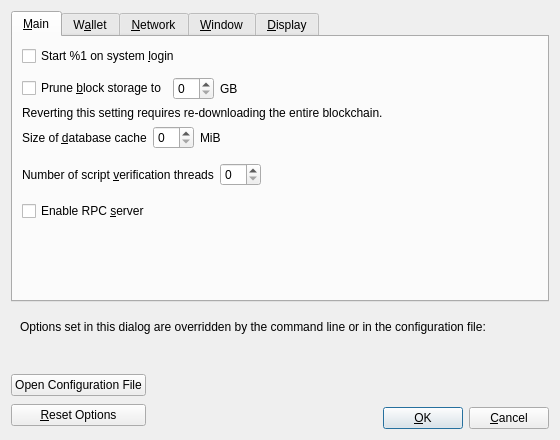
<?xml version="1.0" encoding="UTF-8"?>
<ui version="4.0">
 <class>OptionsDialog</class>
 <widget class="QDialog" name="OptionsDialog">
  <property name="geometry">
   <rect>
    <x>0</x>
    <y>0</y>
    <width>560</width>
    <height>440</height>
   </rect>
  </property>
  <property name="windowTitle">
   <string>Options</string>
  </property>
  <property name="modal">
   <bool>true</bool>
  </property>
  <layout class="QVBoxLayout" name="verticalLayout">
   <item>
    <widget class="QTabWidget" name="tabWidget">
     <property name="currentIndex">
      <number>0</number>
     </property>
     <widget class="QWidget" name="tabMain">
      <attribute name="title">
       <string>&amp;Main</string>
      </attribute>
      <layout class="QVBoxLayout" name="verticalLayout_Main">
       <item>
        <widget class="QCheckBox" name="bitcoinAtStartup">
         <property name="toolTip">
          <string>Automatically start %1 after logging in to the system.</string>
         </property>
         <property name="text">
          <string>Start %1 on system &amp;login</string>
         </property>
        </widget>
       </item>
       <item>
        <spacer name="horizontalSpacer_0_Main">
         <property name="orientation">
          <enum>Qt::Horizontal</enum>
         </property>
         <property name="sizeHint" stdset="0">
          <size>
           <width>40</width>
           <height>5</height>
          </size>
         </property>
        </spacer>
       </item>
       <item>
        <layout class="QHBoxLayout" name="horizontalLayout_Main_Prune">
         <item>
          <widget class="QCheckBox" name="prune">
           <property name="toolTip">
            <string>Enabling pruning significantly reduces the disk space required to store transactions. All blocks are still fully validated. Reverting this setting requires re-downloading the entire blockchain.</string>
           </property>
           <property name="text">
            <string>Prune &amp;block storage to</string>
           </property>
          </widget>
         </item>
         <item>
          <widget class="QSpinBox" name="pruneSize"/>
         </item>
         <item>
          <widget class="QLabel" name="pruneSizeUnitLabel">
           <property name="text">
            <string>GB</string>
           </property>
           <property name="textFormat">
            <enum>Qt::PlainText</enum>
           </property>
          </widget>
         </item>
         <item>
          <spacer name="horizontalSpacer_Main_Prune">
           <property name="orientation">
            <enum>Qt::Horizontal</enum>
           </property>
           <property name="sizeHint" stdset="0">
            <size>
             <width>40</width>
             <height>20</height>
            </size>
           </property>
          </spacer>
         </item>
        </layout>
       </item>
       <item>
        <widget class="QLabel" name="pruneWarning">
         <property name="text">
          <string>Reverting this setting requires re-downloading the entire blockchain.</string>
         </property>
         <property name="textFormat">
          <enum>Qt::PlainText</enum>
         </property>
        </widget>
       </item>
       <item>
        <layout class="QHBoxLayout" name="horizontalLayout_2_Main">
         <item>
          <widget class="QLabel" name="databaseCacheLabel">
           <property name="toolTip">
            <string extracomment="Tooltip text for Options window setting that sets the size of the database cache. Explains the corresponding effects of increasing/decreasing this value.">Maximum database cache size. A larger cache can contribute to faster sync, after which the benefit is less pronounced for most use cases. Lowering the cache size will reduce memory usage. Unused mempool memory is shared for this cache.</string>
           </property>
           <property name="text">
            <string>Size of &amp;database cache</string>
           </property>
           <property name="textFormat">
            <enum>Qt::PlainText</enum>
           </property>
           <property name="buddy">
            <cstring>databaseCache</cstring>
           </property>
          </widget>
         </item>
         <item>
          <widget class="QSpinBox" name="databaseCache"/>
         </item>
         <item>
          <widget class="QLabel" name="databaseCacheUnitLabel">
           <property name="text">
            <string>MiB</string>
           </property>
           <property name="textFormat">
            <enum>Qt::PlainText</enum>
           </property>
          </widget>
         </item>
         <item>
          <spacer name="horizontalSpacer_2_Main">
           <property name="orientation">
            <enum>Qt::Horizontal</enum>
           </property>
           <property name="sizeHint" stdset="0">
            <size>
             <width>40</width>
             <height>20</height>
            </size>
           </property>
          </spacer>
         </item>
        </layout>
       </item>
       <item>
        <layout class="QHBoxLayout" name="horizontalLayout_Main_VerifyLabel">
         <item>
          <widget class="QLabel" name="threadsScriptVerifLabel">
           <property name="toolTip">
            <string extracomment="Tooltip text for Options window setting that sets the number of script verification threads. Explains that negative values mean to leave these many cores free to the system.">Set the number of script verification threads. Negative values correspond to the number of cores you want to leave free to the system.</string>
           </property>
           <property name="text">
            <string>Number of script &amp;verification threads</string>
           </property>
           <property name="textFormat">
            <enum>Qt::PlainText</enum>
           </property>
           <property name="buddy">
            <cstring>threadsScriptVerif</cstring>
           </property>
          </widget>
         </item>
         <item>
          <widget class="QSpinBox" name="threadsScriptVerif">
           <property name="toolTip">
            <string>(0 = auto, &lt;0 = leave that many cores free)</string>
           </property>
          </widget>
         </item>
         <item>
          <spacer name="horizontalSpacer_Main_Threads">
           <property name="orientation">
            <enum>Qt::Horizontal</enum>
           </property>
           <property name="sizeHint" stdset="0">
            <size>
             <width>40</width>
             <height>40</height>
            </size>
           </property>
          </spacer>
         </item>
        </layout>
       </item>
       <item>
        <widget class="QCheckBox" name="enableServer">
         <property name="toolTip">
          <string extracomment="Tooltip text for Options window setting that enables the RPC server.">This allows you or a third party tool to communicate with the node through command-line and JSON-RPC commands.</string>
         </property>
         <property name="text">
          <string extracomment="An Options window setting to enable the RPC server.">Enable RPC &amp;server</string>
         </property>
        </widget>
       </item>
       <item>
        <spacer name="verticalSpacer_Main">
         <property name="orientation">
          <enum>Qt::Vertical</enum>
         </property>
         <property name="sizeHint" stdset="0">
          <size>
           <width>20</width>
           <height>40</height>
          </size>
         </property>
        </spacer>
       </item>
      </layout>
     </widget>
     <widget class="QWidget" name="tabWallet">
      <attribute name="title">
       <string>W&amp;allet</string>
      </attribute>
      <layout class="QVBoxLayout" name="verticalLayout_Wallet">
       <item>
        <widget class="QCheckBox" name="subFeeFromAmount">
         <property name="toolTip">
          <string extracomment="Tooltip text for Options window setting that sets subtracting the fee from a sending amount as default.">Whether to set subtract fee from amount as default or not.</string>
         </property>
         <property name="text">
          <string extracomment="An Options window setting to set subtracting the fee from a sending amount as default.">Subtract &amp;fee from amount by default</string>
         </property>
        </widget>
       </item>
       <item>
        <widget class="QGroupBox" name="groupBox">
         <property name="title">
          <string>Expert</string>
         </property>
         <layout class="QVBoxLayout" name="verticalLayout_2">
          <item>
           <widget class="QCheckBox" name="coinControlFeatures">
            <property name="toolTip">
             <string>Whether to show coin control features or not.</string>
            </property>
            <property name="text">
             <string>Enable coin &amp;control features</string>
            </property>
           </widget>
          </item>
          <item>
           <widget class="QCheckBox" name="spendZeroConfChange">
            <property name="toolTip">
             <string>If you disable the spending of unconfirmed change, the change from a transaction cannot be used until that transaction has at least one confirmation. This also affects how your balance is computed.</string>
            </property>
            <property name="text">
             <string>&amp;Spend unconfirmed change</string>
            </property>
           </widget>
          </item>
          <item>
           <widget class="QCheckBox" name="bech32m">
            <property name="toolTip">
             <string>Generate taproot addresses for wallets that support it. These start with bc1p instead of bc1q. Some other wallets and services can not yet send coins to taproot addresses (bech32m, BIP 350).</string>
            </property>
            <property name="text">
             <string>Use &amp;Taproot</string>
            </property>
           </widget>
          </item>

         </layout>
        </widget>
       </item>
       <item>
        <widget class="QGroupBox" name="groupBoxHww">
         <property name="title">
          <string>External Signer (e.g. hardware wallet)</string>
         </property>
         <layout class="QVBoxLayout" name="verticalLayoutHww">
          <item>
           <layout class="QHBoxLayout" name="horizontalLayoutHww">
            <item>
             <widget class="QLabel" name="externalSignerPathLabel">
              <property name="text">
               <string>&amp;External signer script path</string>
              </property>
              <property name="buddy">
               <cstring>externalSignerPath</cstring>
              </property>
             </widget>
            </item>
            <item>
             <widget class="QLineEdit" name="externalSignerPath">
              <property name="toolTip">
               <string>Full path to a Bitcoin Core compatible script (e.g. C:\Downloads\hwi.exe or /Users/you/Downloads/hwi.py). Beware: malware can steal your coins!</string>
              </property>
             </widget>
            </item>
           </layout>
          </item>
         </layout>
        </widget>
       </item>
       <item>
        <spacer name="verticalSpacer_Wallet">
         <property name="orientation">
          <enum>Qt::Vertical</enum>
         </property>
         <property name="sizeHint" stdset="0">
          <size>
           <width>20</width>
           <height>40</height>
          </size>
         </property>
        </spacer>
       </item>
      </layout>
     </widget>
     <widget class="QWidget" name="tabNetwork">
      <attribute name="title">
       <string>&amp;Network</string>
      </attribute>
      <layout class="QVBoxLayout" name="verticalLayout_Network">
       <item>
        <widget class="QCheckBox" name="mapPortUpnp">
         <property name="toolTip">
          <string>Automatically open the Bitcoin client port on the router. This only works when your router supports UPnP and it is enabled.</string>
         </property>
         <property name="text">
          <string>Map port using &amp;UPnP</string>
         </property>
        </widget>
       </item>
       <item>
        <widget class="QCheckBox" name="mapPortNatpmp">
         <property name="toolTip">
          <string>Automatically open the Bitcoin client port on the router. This only works when your router supports NAT-PMP and it is enabled. The external port could be random.</string>
         </property>
         <property name="text">
          <string>Map port using NA&amp;T-PMP</string>
         </property>
        </widget>
       </item>
       <item>
        <widget class="QCheckBox" name="allowIncoming">
         <property name="toolTip">
          <string>Accept connections from outside.</string>
         </property>
         <property name="text">
          <string>Allow incomin&amp;g connections</string>
         </property>
        </widget>
       </item>
       <item>
        <widget class="QCheckBox" name="connectSocks">
         <property name="toolTip">
          <string>Connect to the Bitcoin network through a SOCKS5 proxy.</string>
         </property>
         <property name="text">
          <string>&amp;Connect through SOCKS5 proxy (default proxy):</string>
         </property>
        </widget>
       </item>
       <item>
        <layout class="QHBoxLayout" name="horizontalLayout_1_Network">
         <item>
          <widget class="QLabel" name="proxyIpLabel">
           <property name="text">
            <string>Proxy &amp;IP:</string>
           </property>
           <property name="textFormat">
            <enum>Qt::PlainText</enum>
           </property>
           <property name="buddy">
            <cstring>proxyIp</cstring>
           </property>
          </widget>
         </item>
         <item>
          <widget class="QValidatedLineEdit" name="proxyIp">
           <property name="minimumSize">
            <size>
             <width>140</width>
             <height>0</height>
            </size>
           </property>
           <property name="maximumSize">
            <size>
             <width>140</width>
             <height>16777215</height>
            </size>
           </property>
           <property name="toolTip">
            <string>IP address of the proxy (e.g. IPv4: 127.0.0.1 / IPv6: ::1)</string>
           </property>
          </widget>
         </item>
         <item>
          <widget class="QLabel" name="proxyPortLabel">
           <property name="text">
            <string>&amp;Port:</string>
           </property>
           <property name="textFormat">
            <enum>Qt::PlainText</enum>
           </property>
           <property name="buddy">
            <cstring>proxyPort</cstring>
           </property>
          </widget>
         </item>
         <item>
          <widget class="QLineEdit" name="proxyPort">
           <property name="minimumSize">
            <size>
             <width>55</width>
             <height>0</height>
            </size>
           </property>
           <property name="maximumSize">
            <size>
             <width>55</width>
             <height>16777215</height>
            </size>
           </property>
           <property name="toolTip">
            <string>Port of the proxy (e.g. 9050)</string>
           </property>
          </widget>
         </item>
         <item>
          <spacer name="horizontalSpacer_1_Network">
           <property name="orientation">
            <enum>Qt::Horizontal</enum>
           </property>
           <property name="sizeHint" stdset="0">
            <size>
             <width>40</width>
             <height>20</height>
            </size>
           </property>
          </spacer>
         </item>
        </layout>
       </item>
       <item>
        <layout class="QHBoxLayout" name="horizontalLayout_2_Network">
         <item>
          <widget class="QLabel" name="proxyActiveNets">
           <property name="text">
            <string>Used for reaching peers via:</string>
           </property>
           <property name="textFormat">
            <enum>Qt::PlainText</enum>
           </property>
          </widget>
         </item>
         <item>
          <widget class="QCheckBox" name="proxyReachIPv4">
           <property name="enabled">
            <bool>false</bool>
           </property>
           <property name="toolTip">
            <string>Shows if the supplied default SOCKS5 proxy is used to reach peers via this network type.</string>
           </property>
           <property name="text">
            <string/>
           </property>
          </widget>
         </item>
         <item>
          <widget class="QLabel" name="proxyReachIPv4Label">
           <property name="text">
            <string>IPv4</string>
           </property>
           <property name="textFormat">
            <enum>Qt::PlainText</enum>
           </property>
          </widget>
         </item>
         <item>
          <widget class="QCheckBox" name="proxyReachIPv6">
           <property name="enabled">
            <bool>false</bool>
           </property>
           <property name="toolTip">
            <string>Shows if the supplied default SOCKS5 proxy is used to reach peers via this network type.</string>
           </property>
           <property name="text">
            <string/>
           </property>
          </widget>
         </item>
         <item>
          <widget class="QLabel" name="proxyReachIPv6Label">
           <property name="text">
            <string>IPv6</string>
           </property>
           <property name="textFormat">
            <enum>Qt::PlainText</enum>
           </property>
          </widget>
         </item>
         <item>
          <widget class="QCheckBox" name="proxyReachTor">
           <property name="enabled">
            <bool>false</bool>
           </property>
           <property name="toolTip">
            <string>Shows if the supplied default SOCKS5 proxy is used to reach peers via this network type.</string>
           </property>
           <property name="text">
            <string/>
           </property>
          </widget>
         </item>
         <item>
          <widget class="QLabel" name="proxyReachTorLabel">
           <property name="text">
            <string>Tor</string>
           </property>
           <property name="textFormat">
            <enum>Qt::PlainText</enum>
           </property>
          </widget>
         </item>
         <item>
          <spacer name="horizontalSpacer_2_Network">
           <property name="orientation">
            <enum>Qt::Horizontal</enum>
           </property>
           <property name="sizeHint" stdset="0">
            <size>
             <width>40</width>
             <height>20</height>
            </size>
           </property>
          </spacer>
         </item>
        </layout>
       </item>
       <item>
        <widget class="QCheckBox" name="connectSocksTor">
         <property name="toolTip">
          <string>Connect to the Bitcoin network through a separate SOCKS5 proxy for Tor onion services.</string>
         </property>
         <property name="text">
          <string>Use separate SOCKS&amp;5 proxy to reach peers via Tor onion services:</string>
         </property>
        </widget>
       </item>
       <item>
        <layout class="QHBoxLayout" name="horizontalLayout_3_Network">
         <item>
          <widget class="QLabel" name="proxyIpTorLabel">
           <property name="text">
            <string>Proxy &amp;IP:</string>
           </property>
           <property name="textFormat">
            <enum>Qt::PlainText</enum>
           </property>
           <property name="buddy">
            <cstring>proxyIpTor</cstring>
           </property>
          </widget>
         </item>
         <item>
          <widget class="QValidatedLineEdit" name="proxyIpTor">
           <property name="minimumSize">
            <size>
             <width>140</width>
             <height>0</height>
            </size>
           </property>
           <property name="maximumSize">
            <size>
             <width>140</width>
             <height>16777215</height>
            </size>
           </property>
           <property name="toolTip">
            <string>IP address of the proxy (e.g. IPv4: 127.0.0.1 / IPv6: ::1)</string>
           </property>
          </widget>
         </item>
         <item>
          <widget class="QLabel" name="proxyPortTorLabel">
           <property name="text">
            <string>&amp;Port:</string>
           </property>
           <property name="textFormat">
            <enum>Qt::PlainText</enum>
           </property>
           <property name="buddy">
            <cstring>proxyPortTor</cstring>
           </property>
          </widget>
         </item>
         <item>
          <widget class="QLineEdit" name="proxyPortTor">
           <property name="minimumSize">
            <size>
             <width>55</width>
             <height>0</height>
            </size>
           </property>
           <property name="maximumSize">
            <size>
             <width>55</width>
             <height>16777215</height>
            </size>
           </property>
           <property name="toolTip">
            <string>Port of the proxy (e.g. 9050)</string>
           </property>
          </widget>
         </item>
         <item>
          <spacer name="horizontalSpacer_4_Network">
           <property name="orientation">
            <enum>Qt::Horizontal</enum>
           </property>
           <property name="sizeHint" stdset="0">
            <size>
             <width>40</width>
             <height>20</height>
            </size>
           </property>
          </spacer>
         </item>
        </layout>
       </item>
       <item>
        <spacer name="verticalSpacer_Network">
         <property name="orientation">
          <enum>Qt::Vertical</enum>
         </property>
         <property name="sizeHint" stdset="0">
          <size>
           <width>20</width>
           <height>40</height>
          </size>
         </property>
        </spacer>
       </item>
      </layout>
     </widget>
     <widget class="QWidget" name="tabWindow">
      <attribute name="title">
       <string>&amp;Window</string>
      </attribute>
      <layout class="QVBoxLayout" name="verticalLayout_Window">
       <item>
        <widget class="QCheckBox" name="showTrayIcon">
         <property name="toolTip">
          <string>Show the icon in the system tray.</string>
         </property>
         <property name="text">
          <string>&amp;Show tray icon</string>
         </property>
         <property name="checked">
          <bool>true</bool>
         </property>
        </widget>
       </item>
       <item>
        <widget class="QCheckBox" name="minimizeToTray">
         <property name="toolTip">
          <string>Show only a tray icon after minimizing the window.</string>
         </property>
         <property name="text">
          <string>&amp;Minimize to the tray instead of the taskbar</string>
         </property>
        </widget>
       </item>
       <item>
        <widget class="QCheckBox" name="minimizeOnClose">
         <property name="toolTip">
          <string>Minimize instead of exit the application when the window is closed. When this option is enabled, the application will be closed only after selecting Exit in the menu.</string>
         </property>
         <property name="text">
          <string>M&amp;inimize on close</string>
         </property>
        </widget>
       </item>
       <item>
        <spacer name="verticalSpacer_Window">
         <property name="orientation">
          <enum>Qt::Vertical</enum>
         </property>
         <property name="sizeHint" stdset="0">
          <size>
           <width>20</width>
           <height>40</height>
          </size>
         </property>
        </spacer>
       </item>
      </layout>
     </widget>
     <widget class="QWidget" name="tabDisplay">
      <attribute name="title">
       <string>&amp;Display</string>
      </attribute>
      <layout class="QVBoxLayout" name="verticalLayout_Display">
       <item>
        <layout class="QHBoxLayout" name="horizontalLayout_1_Display">
         <item>
          <widget class="QLabel" name="langLabel">
           <property name="text">
            <string>User Interface &amp;language:</string>
           </property>
           <property name="textFormat">
            <enum>Qt::PlainText</enum>
           </property>
           <property name="buddy">
            <cstring>lang</cstring>
           </property>
          </widget>
         </item>
         <item>
          <widget class="QValueComboBox" name="lang">
           <property name="toolTip">
            <string>The user interface language can be set here. This setting will take effect after restarting %1.</string>
           </property>
          </widget>
         </item>
        </layout>
       </item>
       <item>
        <layout class="QHBoxLayout" name="horizontalLayout_2_Display">
         <item>
          <widget class="QLabel" name="unitLabel">
           <property name="text">
            <string>&amp;Unit to show amounts in:</string>
           </property>
           <property name="textFormat">
            <enum>Qt::PlainText</enum>
           </property>
           <property name="buddy">
            <cstring>unit</cstring>
           </property>
          </widget>
         </item>
         <item>
          <widget class="QValueComboBox" name="unit">
           <property name="toolTip">
            <string>Choose the default subdivision unit to show in the interface and when sending coins.</string>
           </property>
          </widget>
         </item>
        </layout>
       </item>
       <item>
        <layout class="QHBoxLayout" name="horizontalLayout_3_Display">
         <item>
          <widget class="QLabel" name="thirdPartyTxUrlsLabel">
           <property name="toolTip">
            <string>Third-party URLs (e.g. a block explorer) that appear in the transactions tab as context menu items. %s in the URL is replaced by transaction hash. Multiple URLs are separated by vertical bar |.</string>
           </property>
           <property name="text">
            <string>&amp;Third-party transaction URLs</string>
           </property>
           <property name="buddy">
            <cstring>thirdPartyTxUrls</cstring>
           </property>
          </widget>
         </item>
         <item>
          <widget class="QLineEdit" name="thirdPartyTxUrls">
           <property name="toolTip">
            <string>Third-party URLs (e.g. a block explorer) that appear in the transactions tab as context menu items. %s in the URL is replaced by transaction hash. Multiple URLs are separated by vertical bar |.</string>
           </property>
           <property name="placeholderText">
            <string notr="true">https://example.com/tx/%s</string>
           </property>
          </widget>
         </item>
        </layout>
       </item>
       <item>
        <widget class="QGroupBox" name="font_groupBox">
         <property name="title">
          <string>Monospaced font in the Overview tab:</string>
         </property>
         <layout class="QVBoxLayout" name="font_verticalLayout">
          <item>
           <layout class="QHBoxLayout" name="embeddedFont_horizontalLayout">
            <item>
             <widget class="QRadioButton" name="embeddedFont_radioButton">
              <property name="text">
               <string>embedded &quot;%1&quot;</string>
              </property>
             </widget>
            </item>
            <item>
             <spacer name="embeddedFont_horizontalSpacer">
              <property name="orientation">
               <enum>Qt::Horizontal</enum>
              </property>
              <property name="sizeHint" stdset="0">
               <size>
                <width>40</width>
                <height>20</height>
               </size>
              </property>
             </spacer>
            </item>
            <item>
             <layout class="QVBoxLayout" name="embeddedFont_verticalLayout">
              <item>
               <widget class="QLabel" name="embeddedFont_label_1">
                <property name="text">
                 <string notr="true">111.11111111 BTC</string>
                </property>
               </widget>
              </item>
              <item>
               <widget class="QLabel" name="embeddedFont_label_9">
                <property name="text">
                 <string notr="true">909.09090909 BTC</string>
                </property>
               </widget>
              </item>
             </layout>
            </item>
           </layout>
          </item>
          <item>
           <widget class="Line" name="font_line">
            <property name="orientation">
             <enum>Qt::Horizontal</enum>
            </property>
           </widget>
          </item>
          <item>
           <layout class="QHBoxLayout" name="systemFont_horizontalLayout">
            <item>
             <widget class="QRadioButton" name="systemFont_radioButton">
              <property name="text">
               <string>closest matching &quot;%1&quot;</string>
              </property>
             </widget>
            </item>
            <item>
             <spacer name="systemFont_horizontalSpacer">
              <property name="orientation">
               <enum>Qt::Horizontal</enum>
              </property>
              <property name="sizeHint" stdset="0">
               <size>
                <width>40</width>
                <height>20</height>
               </size>
              </property>
             </spacer>
            </item>
            <item>
             <layout class="QVBoxLayout" name="systemFont_verticalLayout">
              <item>
               <widget class="QLabel" name="systemFont_label_1">
                <property name="text">
                 <string notr="true">111.11111111 BTC</string>
                </property>
               </widget>
              </item>
              <item>
               <widget class="QLabel" name="systemFont_label_9">
                <property name="text">
                 <string notr="true">909.09090909 BTC</string>
                </property>
               </widget>
              </item>
             </layout>
            </item>
           </layout>
          </item>
         </layout>
        </widget>
       </item>
       <item>
        <spacer name="verticalSpacer_Display">
         <property name="orientation">
          <enum>Qt::Vertical</enum>
         </property>
         <property name="sizeHint" stdset="0">
          <size>
           <width>20</width>
           <height>40</height>
          </size>
         </property>
        </spacer>
       </item>
      </layout>
     </widget>
    </widget>
   </item>
   <item>
    <widget class="QFrame" name="frame">
     <layout class="QVBoxLayout" name="verticalLayout_Bottom">
      <item>
       <layout class="QHBoxLayout" name="horizontalLayout_Bottom">
        <item>
         <widget class="QLabel" name="overriddenByCommandLineInfoLabel">
          <property name="text">
           <string>Options set in this dialog are overridden by the command line or in the configuration file:</string>
          </property>
          <property name="textFormat">
           <enum>Qt::PlainText</enum>
          </property>
         </widget>
        </item>
        <item>
         <spacer name="horizontalSpacer_Bottom">
          <property name="orientation">
           <enum>Qt::Horizontal</enum>
          </property>
          <property name="sizeHint" stdset="0">
           <size>
            <width>40</width>
            <height>20</height>
           </size>
          </property>
         </spacer>
        </item>
       </layout>
      </item>
      <item>
       <widget class="QLabel" name="overriddenByCommandLineLabel">
        <property name="text">
         <string/>
        </property>
        <property name="textFormat">
         <enum>Qt::PlainText</enum>
        </property>
        <property name="wordWrap">
         <bool>true</bool>
        </property>
       </widget>
      </item>
     </layout>
    </widget>
   </item>
   <item>
    <layout class="QHBoxLayout" name="horizontalLayout_Buttons">
     <item>
      <layout class="QVBoxLayout" name="verticalLayout_Buttons">
       <item>
        <widget class="QPushButton" name="openBitcoinConfButton">
         <property name="toolTip">
          <string>Open the %1 configuration file from the working directory.</string>
         </property>
         <property name="text">
          <string>Open Configuration File</string>
         </property>
         <property name="autoDefault">
          <bool>false</bool>
         </property>
        </widget>
       </item>
       <item>
        <widget class="QPushButton" name="resetButton">
         <property name="toolTip">
          <string>Reset all client options to default.</string>
         </property>
         <property name="text">
          <string>&amp;Reset Options</string>
         </property>
         <property name="autoDefault">
          <bool>false</bool>
         </property>
        </widget>
       </item>
      </layout>
     </item>
     <item>
      <spacer name="horizontalSpacer_1">
       <property name="orientation">
        <enum>Qt::Horizontal</enum>
       </property>
       <property name="sizeHint" stdset="0">
        <size>
         <width>40</width>
         <height>48</height>
        </size>
       </property>
      </spacer>
     </item>
     <item>
      <widget class="QLabel" name="statusLabel">
       <property name="minimumSize">
        <size>
         <width>200</width>
         <height>0</height>
        </size>
       </property>
       <property name="font">
        <font>
         <weight>75</weight>
         <bold>true</bold>
        </font>
       </property>
       <property name="text">
        <string/>
       </property>
       <property name="textFormat">
        <enum>Qt::PlainText</enum>
       </property>
       <property name="wordWrap">
        <bool>true</bool>
       </property>
      </widget>
     </item>
     <item>
      <spacer name="horizontalSpacer_2">
       <property name="orientation">
        <enum>Qt::Horizontal</enum>
       </property>
       <property name="sizeHint" stdset="0">
        <size>
         <width>40</width>
         <height>48</height>
        </size>
       </property>
      </spacer>
     </item>
     <item>
      <layout class="QVBoxLayout" name="verticalLayout_4">
       <item>
        <spacer name="verticalSpacer">
         <property name="orientation">
          <enum>Qt::Vertical</enum>
         </property>
         <property name="sizeHint" stdset="0">
          <size>
           <width>20</width>
           <height>40</height>
          </size>
         </property>
        </spacer>
       </item>
       <item>
        <layout class="QHBoxLayout" name="horizontalLayout">
         <item>
          <widget class="QPushButton" name="okButton">
           <property name="text">
            <string>&amp;OK</string>
           </property>
           <property name="autoDefault">
            <bool>false</bool>
           </property>
           <property name="default">
            <bool>true</bool>
           </property>
          </widget>
         </item>
         <item>
          <widget class="QPushButton" name="cancelButton">
           <property name="text">
            <string>&amp;Cancel</string>
           </property>
           <property name="autoDefault">
            <bool>false</bool>
           </property>
          </widget>
         </item>
        </layout>
       </item>
      </layout>
     </item>
    </layout>
   </item>
  </layout>
 </widget>
 <customwidgets>
  <customwidget>
   <class>QValidatedLineEdit</class>
   <extends>QLineEdit</extends>
   <header>qt/qvalidatedlineedit.h</header>
  </customwidget>
  <customwidget>
   <class>QValueComboBox</class>
   <extends>QComboBox</extends>
   <header>qt/qvaluecombobox.h</header>
  </customwidget>
 </customwidgets>
 <resources/>
 <connections/>
</ui>
